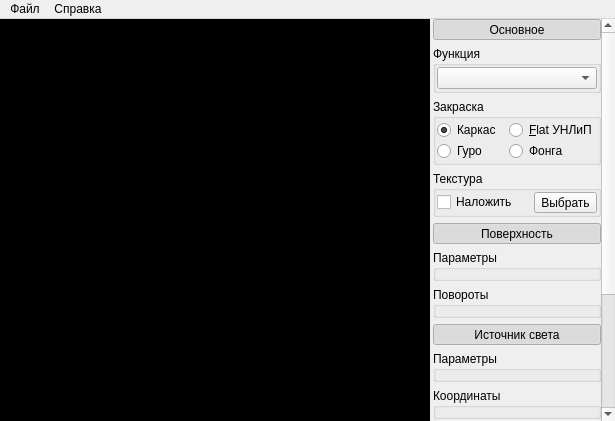
<?xml version="1.0" encoding="UTF-8"?>
<ui version="4.0">
 <class>MainWindow</class>
 <widget class="QMainWindow" name="MainWindow">
  <property name="geometry">
   <rect>
    <x>0</x>
    <y>0</y>
    <width>615</width>
    <height>421</height>
   </rect>
  </property>
  <property name="windowTitle">
   <string>Лабораторная работа №4</string>
  </property>
  <property name="windowIcon">
   <iconset>
    <normaloff>:/icon_theme/icon_theme/icon_theme.qrc</normaloff>:/icon_theme/icon_theme/icon_theme.qrc</iconset>
  </property>
  <property name="styleSheet">
   <string notr="true"/>
  </property>
  <widget class="QWidget" name="centralWidget">
   <layout class="QHBoxLayout" name="horizontalLayout">
    <property name="spacing">
     <number>3</number>
    </property>
    <property name="leftMargin">
     <number>0</number>
    </property>
    <property name="topMargin">
     <number>0</number>
    </property>
    <property name="rightMargin">
     <number>0</number>
    </property>
    <property name="bottomMargin">
     <number>0</number>
    </property>
    <item>
     <widget class="SurfaceImage" name="graphicsView_Surface">
      <property name="minimumSize">
       <size>
        <width>400</width>
        <height>400</height>
       </size>
      </property>
      <property name="styleSheet">
       <string notr="true">border-style: outset;
border-width: 1px;
border-color: black;
background-color: black;</string>
      </property>
     </widget>
    </item>
    <item alignment="Qt::AlignHCenter">
     <widget class="QScrollArea" name="scrollArea_Controls">
      <property name="sizePolicy">
       <sizepolicy hsizetype="Fixed" vsizetype="Expanding">
        <horstretch>0</horstretch>
        <verstretch>0</verstretch>
       </sizepolicy>
      </property>
      <property name="frameShape">
       <enum>QFrame::NoFrame</enum>
      </property>
      <property name="verticalScrollBarPolicy">
       <enum>Qt::ScrollBarAlwaysOn</enum>
      </property>
      <property name="horizontalScrollBarPolicy">
       <enum>Qt::ScrollBarAlwaysOff</enum>
      </property>
      <property name="widgetResizable">
       <bool>true</bool>
      </property>
      <widget class="QWidget" name="scrollAreaWidgetContents">
       <property name="geometry">
        <rect>
         <x>0</x>
         <y>-206</y>
         <width>147</width>
         <height>606</height>
        </rect>
       </property>
       <layout class="QVBoxLayout" name="verticalLayout_5">
        <property name="spacing">
         <number>6</number>
        </property>
        <property name="leftMargin">
         <number>0</number>
        </property>
        <property name="topMargin">
         <number>0</number>
        </property>
        <property name="rightMargin">
         <number>0</number>
        </property>
        <property name="bottomMargin">
         <number>0</number>
        </property>
        <item>
         <widget class="QWidget" name="widget_Controls" native="true">
          <property name="sizePolicy">
           <sizepolicy hsizetype="MinimumExpanding" vsizetype="Preferred">
            <horstretch>0</horstretch>
            <verstretch>0</verstretch>
           </sizepolicy>
          </property>
          <layout class="QVBoxLayout" name="verticalLayout_11">
           <property name="leftMargin">
            <number>0</number>
           </property>
           <property name="topMargin">
            <number>0</number>
           </property>
           <property name="rightMargin">
            <number>0</number>
           </property>
           <property name="bottomMargin">
            <number>0</number>
           </property>
           <item>
            <widget class="QToolButton" name="pushButton_Expand_SurfaceMain">
             <property name="sizePolicy">
              <sizepolicy hsizetype="Preferred" vsizetype="Fixed">
               <horstretch>0</horstretch>
               <verstretch>0</verstretch>
              </sizepolicy>
             </property>
             <property name="styleSheet">
              <string notr="true">text-align: left;</string>
             </property>
             <property name="text">
              <string>Основное</string>
             </property>
             <property name="icon">
              <iconset resource="../common/icon_theme/breeze_classic/actions_16.qrc">
               <normaloff>:/breeze_classic/actions/16/go-down.svg</normaloff>:/breeze_classic/actions/16/go-down.svg</iconset>
             </property>
             <property name="checkable">
              <bool>true</bool>
             </property>
             <property name="checked">
              <bool>true</bool>
             </property>
             <property name="toolButtonStyle">
              <enum>Qt::ToolButtonTextBesideIcon</enum>
             </property>
             <property name="autoRaise">
              <bool>true</bool>
             </property>
            </widget>
           </item>
           <item>
            <widget class="QWidget" name="widget_Expand_SurfaceMain" native="true">
             <layout class="QVBoxLayout" name="verticalLayout_2">
              <property name="leftMargin">
               <number>0</number>
              </property>
              <property name="topMargin">
               <number>0</number>
              </property>
              <property name="rightMargin">
               <number>0</number>
              </property>
              <property name="bottomMargin">
               <number>0</number>
              </property>
              <item>
               <widget class="QGroupBox" name="groupBox_SurfaceFunction">
                <property name="title">
                 <string>Функция</string>
                </property>
                <layout class="QVBoxLayout" name="verticalLayout_3">
                 <property name="spacing">
                  <number>1</number>
                 </property>
                 <property name="leftMargin">
                  <number>1</number>
                 </property>
                 <property name="topMargin">
                  <number>1</number>
                 </property>
                 <property name="rightMargin">
                  <number>1</number>
                 </property>
                 <property name="bottomMargin">
                  <number>1</number>
                 </property>
                 <item>
                  <widget class="QComboBox" name="comboBox_SurfaceFunctions"/>
                 </item>
                </layout>
               </widget>
              </item>
              <item>
               <widget class="QGroupBox" name="groupBox_Shading">
                <property name="title">
                 <string>Закраска</string>
                </property>
                <layout class="QGridLayout" name="gridLayout_2">
                 <property name="leftMargin">
                  <number>1</number>
                 </property>
                 <property name="topMargin">
                  <number>1</number>
                 </property>
                 <property name="rightMargin">
                  <number>1</number>
                 </property>
                 <property name="bottomMargin">
                  <number>1</number>
                 </property>
                 <property name="spacing">
                  <number>1</number>
                 </property>
                 <item row="1" column="0">
                  <widget class="QRadioButton" name="radioButton_WireframeShading">
                   <property name="text">
                    <string>Каркас</string>
                   </property>
                   <property name="checked">
                    <bool>true</bool>
                   </property>
                  </widget>
                 </item>
                 <item row="1" column="1">
                  <widget class="QRadioButton" name="radioButton_SortFlatShading">
                   <property name="text">
                    <string>&amp;Flat УНЛиП</string>
                   </property>
                  </widget>
                 </item>
                 <item row="2" column="0">
                  <widget class="QRadioButton" name="radioButton_HuroShading">
                   <property name="text">
                    <string>Гуро</string>
                   </property>
                  </widget>
                 </item>
                 <item row="2" column="1">
                  <widget class="QRadioButton" name="radioButton_FongShding">
                   <property name="text">
                    <string>Фонга</string>
                   </property>
                  </widget>
                 </item>
                </layout>
               </widget>
              </item>
              <item>
               <widget class="QGroupBox" name="groupBox_Texture">
                <property name="title">
                 <string>Текстура</string>
                </property>
                <layout class="QHBoxLayout" name="horizontalLayout_8">
                 <property name="spacing">
                  <number>1</number>
                 </property>
                 <property name="leftMargin">
                  <number>1</number>
                 </property>
                 <property name="topMargin">
                  <number>1</number>
                 </property>
                 <property name="rightMargin">
                  <number>1</number>
                 </property>
                 <property name="bottomMargin">
                  <number>1</number>
                 </property>
                 <item>
                  <widget class="QCheckBox" name="checkBox_Textured">
                   <property name="text">
                    <string>Наложить</string>
                   </property>
                  </widget>
                 </item>
                 <item>
                  <widget class="QToolButton" name="pushButton_ChooseTexture">
                   <property name="text">
                    <string>Выбрать</string>
                   </property>
                  </widget>
                 </item>
                </layout>
               </widget>
              </item>
             </layout>
            </widget>
           </item>
           <item>
            <widget class="QToolButton" name="pushButton_Expand_SurfaceLocation">
             <property name="sizePolicy">
              <sizepolicy hsizetype="Preferred" vsizetype="Fixed">
               <horstretch>0</horstretch>
               <verstretch>0</verstretch>
              </sizepolicy>
             </property>
             <property name="styleSheet">
              <string notr="true">text-align: left;</string>
             </property>
             <property name="text">
              <string>Поверхность</string>
             </property>
             <property name="icon">
              <iconset resource="../common/icon_theme/breeze_classic/actions_16.qrc">
               <normaloff>:/breeze_classic/actions/16/go-down.svg</normaloff>:/breeze_classic/actions/16/go-down.svg</iconset>
             </property>
             <property name="checkable">
              <bool>true</bool>
             </property>
             <property name="checked">
              <bool>true</bool>
             </property>
             <property name="toolButtonStyle">
              <enum>Qt::ToolButtonTextBesideIcon</enum>
             </property>
             <property name="autoRaise">
              <bool>true</bool>
             </property>
            </widget>
           </item>
           <item>
            <widget class="QWidget" name="widget_Expand_SurfaceLocation" native="true">
             <layout class="QVBoxLayout" name="verticalLayout_7">
              <property name="leftMargin">
               <number>0</number>
              </property>
              <property name="topMargin">
               <number>0</number>
              </property>
              <property name="rightMargin">
               <number>0</number>
              </property>
              <property name="bottomMargin">
               <number>0</number>
              </property>
              <item>
               <widget class="QGroupBox" name="groupBox_SurfaceParams">
                <property name="title">
                 <string>Параметры</string>
                </property>
                <layout class="QVBoxLayout" name="verticalLayout_6">
                 <property name="spacing">
                  <number>1</number>
                 </property>
                 <property name="leftMargin">
                  <number>1</number>
                 </property>
                 <property name="topMargin">
                  <number>1</number>
                 </property>
                 <property name="rightMargin">
                  <number>1</number>
                 </property>
                 <property name="bottomMargin">
                  <number>1</number>
                 </property>
                 <item>
                  <widget class="CSlider" name="slider_U_Max" native="true"/>
                 </item>
                 <item>
                  <widget class="CSlider" name="slider_V_Max" native="true"/>
                 </item>
                 <item>
                  <widget class="CSlider" name="slider_U_Interval" native="true"/>
                 </item>
                 <item>
                  <widget class="CSlider" name="slider_V_Interval" native="true"/>
                 </item>
                 <item>
                  <widget class="CSlider" name="slider_U_Param" native="true"/>
                 </item>
                 <item>
                  <widget class="CSlider" name="slider_V_Param" native="true"/>
                 </item>
                </layout>
               </widget>
              </item>
              <item>
               <widget class="QGroupBox" name="groupBox_Rotate">
                <property name="title">
                 <string>Повороты</string>
                </property>
                <layout class="QVBoxLayout" name="verticalLayout_10">
                 <property name="spacing">
                  <number>1</number>
                 </property>
                 <property name="leftMargin">
                  <number>1</number>
                 </property>
                 <property name="topMargin">
                  <number>1</number>
                 </property>
                 <property name="rightMargin">
                  <number>1</number>
                 </property>
                 <property name="bottomMargin">
                  <number>1</number>
                 </property>
                 <item>
                  <widget class="CSlider" name="slider_X_Rotate" native="true"/>
                 </item>
                 <item>
                  <widget class="CSlider" name="slider_Y_Rotate" native="true"/>
                 </item>
                 <item>
                  <widget class="CSlider" name="slider_Z_Rotate" native="true"/>
                 </item>
                </layout>
               </widget>
              </item>
             </layout>
            </widget>
           </item>
           <item>
            <widget class="QToolButton" name="pushButton_Expand_LightSource">
             <property name="sizePolicy">
              <sizepolicy hsizetype="Preferred" vsizetype="Fixed">
               <horstretch>0</horstretch>
               <verstretch>0</verstretch>
              </sizepolicy>
             </property>
             <property name="styleSheet">
              <string notr="true">text-align: left;</string>
             </property>
             <property name="text">
              <string>Источник света</string>
             </property>
             <property name="icon">
              <iconset resource="../common/icon_theme/breeze_classic/actions_16.qrc">
               <normaloff>:/breeze_classic/actions/16/go-down.svg</normaloff>:/breeze_classic/actions/16/go-down.svg</iconset>
             </property>
             <property name="checkable">
              <bool>true</bool>
             </property>
             <property name="checked">
              <bool>true</bool>
             </property>
             <property name="toolButtonStyle">
              <enum>Qt::ToolButtonTextBesideIcon</enum>
             </property>
             <property name="autoRaise">
              <bool>true</bool>
             </property>
            </widget>
           </item>
           <item>
            <widget class="QWidget" name="widget_Expand_LightSource" native="true">
             <layout class="QVBoxLayout" name="verticalLayout_8">
              <property name="leftMargin">
               <number>0</number>
              </property>
              <property name="topMargin">
               <number>0</number>
              </property>
              <property name="rightMargin">
               <number>0</number>
              </property>
              <property name="bottomMargin">
               <number>0</number>
              </property>
              <item>
               <widget class="QGroupBox" name="groupBox_IlluminantParams">
                <property name="title">
                 <string>Параметры</string>
                </property>
                <layout class="QVBoxLayout" name="verticalLayout_4">
                 <property name="spacing">
                  <number>1</number>
                 </property>
                 <property name="leftMargin">
                  <number>1</number>
                 </property>
                 <property name="topMargin">
                  <number>1</number>
                 </property>
                 <property name="rightMargin">
                  <number>1</number>
                 </property>
                 <property name="bottomMargin">
                  <number>1</number>
                 </property>
                 <item>
                  <widget class="CSlider" name="slider_Absent" native="true"/>
                 </item>
                 <item>
                  <widget class="CSlider" name="slider_Diffusion" native="true"/>
                 </item>
                 <item>
                  <widget class="CSlider" name="slider_Specular" native="true"/>
                 </item>
                 <item>
                  <widget class="CSlider" name="slider_Power" native="true"/>
                 </item>
                 <item>
                  <widget class="CSlider" name="slider_Alpha" native="true"/>
                 </item>
                </layout>
               </widget>
              </item>
              <item>
               <widget class="QGroupBox" name="groupBox_IlluminantCoords">
                <property name="title">
                 <string>Координаты</string>
                </property>
                <layout class="QVBoxLayout" name="verticalLayout">
                 <property name="spacing">
                  <number>1</number>
                 </property>
                 <property name="leftMargin">
                  <number>1</number>
                 </property>
                 <property name="topMargin">
                  <number>1</number>
                 </property>
                 <property name="rightMargin">
                  <number>1</number>
                 </property>
                 <property name="bottomMargin">
                  <number>1</number>
                 </property>
                 <item>
                  <widget class="CSlider" name="slider_X_Illuminant" native="true"/>
                 </item>
                 <item>
                  <widget class="CSlider" name="slider_Y_Illuminant" native="true"/>
                 </item>
                 <item>
                  <widget class="CSlider" name="slider_Z_Illuminant" native="true"/>
                 </item>
                </layout>
               </widget>
              </item>
             </layout>
            </widget>
           </item>
           <item>
            <widget class="QToolButton" name="pushButton_Expand_ColorSelection">
             <property name="sizePolicy">
              <sizepolicy hsizetype="Preferred" vsizetype="Fixed">
               <horstretch>0</horstretch>
               <verstretch>0</verstretch>
              </sizepolicy>
             </property>
             <property name="styleSheet">
              <string notr="true">text-align: left;</string>
             </property>
             <property name="text">
              <string>Выбор цвета</string>
             </property>
             <property name="icon">
              <iconset resource="../common/icon_theme/breeze_classic/actions_16.qrc">
               <normaloff>:/breeze_classic/actions/16/go-down.svg</normaloff>:/breeze_classic/actions/16/go-down.svg</iconset>
             </property>
             <property name="checkable">
              <bool>true</bool>
             </property>
             <property name="checked">
              <bool>true</bool>
             </property>
             <property name="toolButtonStyle">
              <enum>Qt::ToolButtonTextBesideIcon</enum>
             </property>
             <property name="autoRaise">
              <bool>true</bool>
             </property>
            </widget>
           </item>
           <item>
            <widget class="QWidget" name="widget_Expand_ColorSelection" native="true">
             <layout class="QVBoxLayout" name="verticalLayout_9">
              <property name="leftMargin">
               <number>0</number>
              </property>
              <property name="topMargin">
               <number>0</number>
              </property>
              <property name="rightMargin">
               <number>0</number>
              </property>
              <property name="bottomMargin">
               <number>0</number>
              </property>
              <item>
               <widget class="ColorBox" name="colorBox_Dot">
                <property name="title">
                 <string>Точечный источник</string>
                </property>
               </widget>
              </item>
              <item>
               <widget class="ColorBox" name="colorBox_Absent">
                <property name="title">
                 <string>Рассеянный источник</string>
                </property>
               </widget>
              </item>
              <item>
               <widget class="ColorBox" name="colorBox_Exterior">
                <property name="title">
                 <string>Внешняя поверхность</string>
                </property>
               </widget>
              </item>
              <item>
               <widget class="ColorBox" name="colorBox_Interior">
                <property name="title">
                 <string>Внутренняя поверхность</string>
                </property>
               </widget>
              </item>
             </layout>
            </widget>
           </item>
          </layout>
         </widget>
        </item>
        <item>
         <spacer name="verticalSpacer_2">
          <property name="orientation">
           <enum>Qt::Vertical</enum>
          </property>
          <property name="sizeHint" stdset="0">
           <size>
            <width>20</width>
            <height>40</height>
           </size>
          </property>
         </spacer>
        </item>
       </layout>
      </widget>
     </widget>
    </item>
   </layout>
  </widget>
  <widget class="QMenuBar" name="menuBar">
   <property name="geometry">
    <rect>
     <x>0</x>
     <y>0</y>
     <width>615</width>
     <height>21</height>
    </rect>
   </property>
   <widget class="QMenu" name="menu_File">
    <property name="title">
     <string>Файл</string>
    </property>
    <addaction name="action_Reset"/>
    <addaction name="separator"/>
    <addaction name="action_ExpandAll"/>
    <addaction name="action_CollapseAll"/>
    <addaction name="separator"/>
    <addaction name="action_Exit"/>
   </widget>
   <widget class="QMenu" name="menu_Help">
    <property name="title">
     <string>Справка</string>
    </property>
    <addaction name="action_About"/>
   </widget>
   <addaction name="menu_File"/>
   <addaction name="menu_Help"/>
  </widget>
  <action name="action_Exit">
   <property name="text">
    <string>Выход</string>
   </property>
  </action>
  <action name="action_About">
   <property name="text">
    <string>О программе</string>
   </property>
  </action>
  <action name="action_Reset">
   <property name="text">
    <string>Исходное состояние</string>
   </property>
  </action>
  <action name="action_ExpandAll">
   <property name="text">
    <string>Развернуть все</string>
   </property>
  </action>
  <action name="action_CollapseAll">
   <property name="text">
    <string>Свернуть все</string>
   </property>
  </action>
 </widget>
 <layoutdefault spacing="6" margin="11"/>
 <customwidgets>
  <customwidget>
   <class>SurfaceImage</class>
   <extends>QGraphicsView</extends>
   <header>xml/surfaceimage.h</header>
  </customwidget>
  <customwidget>
   <class>ColorBox</class>
   <extends>QGroupBox</extends>
   <header>xml/colorbox.h</header>
   <container>1</container>
  </customwidget>
  <customwidget>
   <class>CSlider</class>
   <extends>QWidget</extends>
   <header>xml/cslider.h</header>
   <container>1</container>
  </customwidget>
 </customwidgets>
 <resources>
  <include location="../common/icon_theme/breeze_classic/actions_16.qrc"/>
 </resources>
 <connections>
  <connection>
   <sender>pushButton_Expand_ColorSelection</sender>
   <signal>clicked(bool)</signal>
   <receiver>widget_Expand_ColorSelection</receiver>
   <slot>setVisible(bool)</slot>
   <hints>
    <hint type="sourcelabel">
     <x>505</x>
     <y>540</y>
    </hint>
    <hint type="destinationlabel">
     <x>565</x>
     <y>574</y>
    </hint>
   </hints>
  </connection>
  <connection>
   <sender>pushButton_Expand_LightSource</sender>
   <signal>clicked(bool)</signal>
   <receiver>widget_Expand_LightSource</receiver>
   <slot>setVisible(bool)</slot>
   <hints>
    <hint type="sourcelabel">
     <x>474</x>
     <y>382</y>
    </hint>
    <hint type="destinationlabel">
     <x>493</x>
     <y>473</y>
    </hint>
   </hints>
  </connection>
  <connection>
   <sender>pushButton_Expand_SurfaceLocation</sender>
   <signal>clicked(bool)</signal>
   <receiver>widget_Expand_SurfaceLocation</receiver>
   <slot>setVisible(bool)</slot>
   <hints>
    <hint type="sourcelabel">
     <x>477</x>
     <y>209</y>
    </hint>
    <hint type="destinationlabel">
     <x>504</x>
     <y>315</y>
    </hint>
   </hints>
  </connection>
  <connection>
   <sender>pushButton_Expand_SurfaceMain</sender>
   <signal>clicked(bool)</signal>
   <receiver>widget_Expand_SurfaceMain</receiver>
   <slot>setVisible(bool)</slot>
   <hints>
    <hint type="sourcelabel">
     <x>477</x>
     <y>43</y>
    </hint>
    <hint type="destinationlabel">
     <x>493</x>
     <y>94</y>
    </hint>
   </hints>
  </connection>
 </connections>
</ui>
